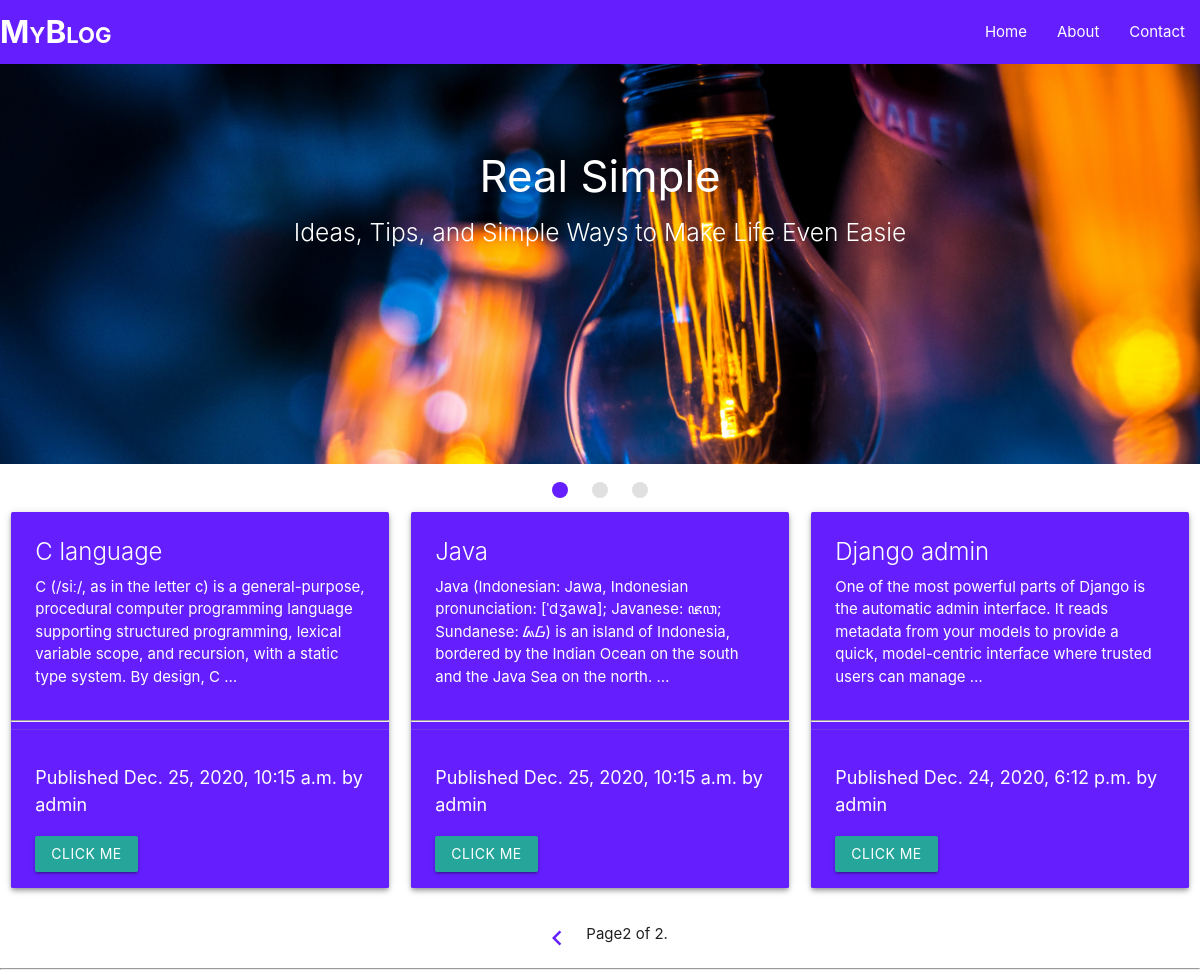
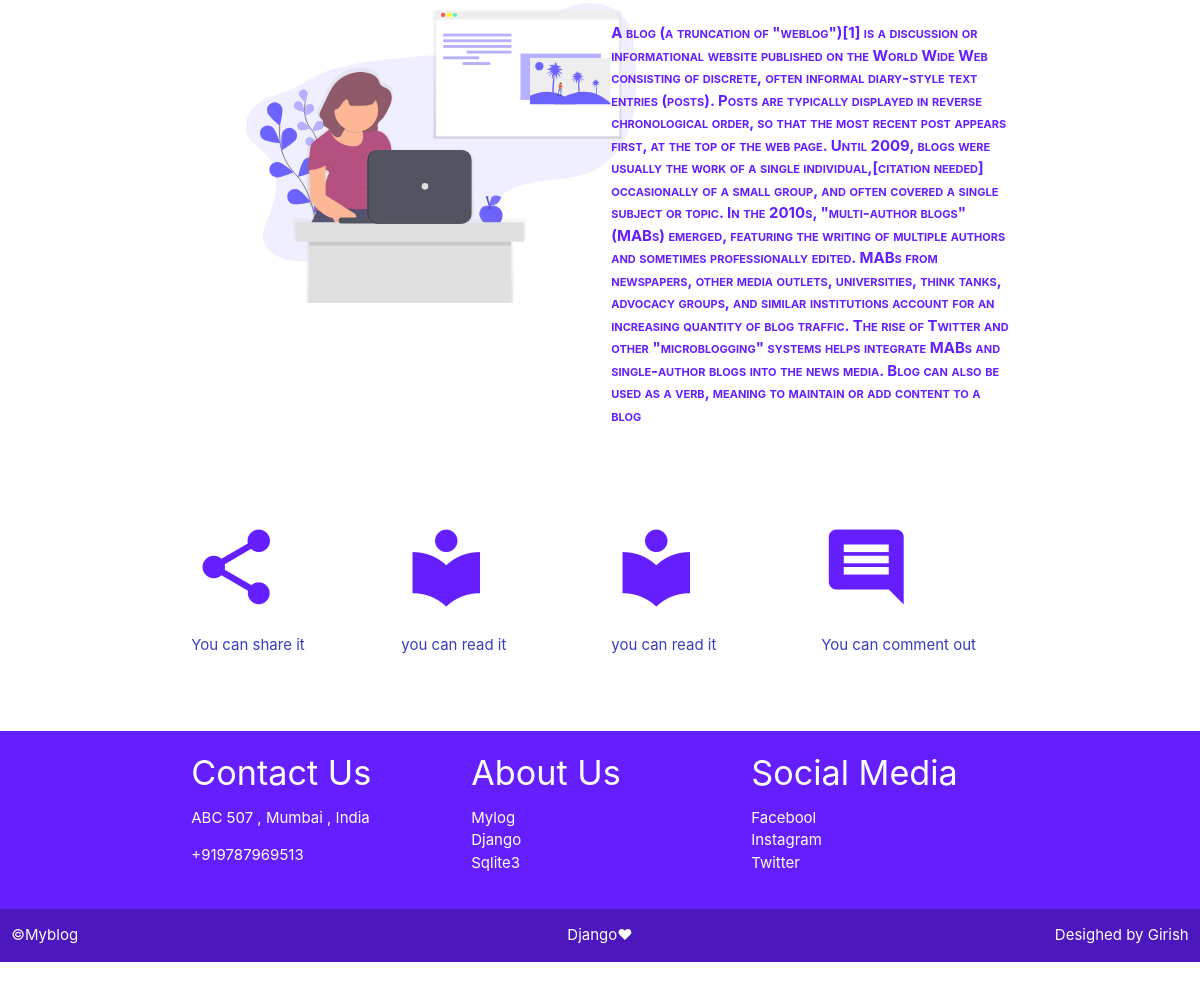
Screenshot of /blog/?page=2 with the database file from the repository (2 pictures, top to bottom).
### blog/models.py (models this page shows, shortened)
class Post(models.Model):
    STATUS_CHOICES = (
            ('draft' , 'Draft'),
            ('published' , 'Published'),
    )
    title = models.CharField(max_length=250)
    slug = models.SlugField(max_length=250,unique_for_date='publish')
    author = models.ForeignKey(User , on_delete=models.CASCADE , related_name='blog_post')
    body = models.TextField()
    publish = models.DateTimeField(default=timezone.now)
    created = models.DateTimeField(auto_now_add=True)
    updated = models.DateTimeField(auto_now_add=True)
    status = models.CharField(max_length=10 , choices=STATUS_CHOICES , default='draft')
    objects = models.Manager()
    published = PublishedManager()
    class Meta:
        ordering = ('-publish',)
    def get_absolute_url(self):
        return reverse('blog:post_detail' ,
         args=[self.publish.year ,
          self.publish.month ,
          self.publish.day ,
          self.slug])

### blog/views.py (the view)
# urls.py: path('', views.PostListView.as_view(), name='post_list'),
class PostListView(ListView):
    queryset = Post.published.all()
    context_object_name = 'posts'
    paginate_by = 3
    template_name = 'blog/post/list.html'

### blog/templates/blog/post/list.html (shortened to what this page needs)
{% extends "blog/base.html" %}
{% load static%}
{% block content %}
<section class="fslider">
        <div class="slider">
            <ul class="slides">
                <li>
                    <img src="{% static 'images/idea3.jpg' %}" alt="image1">
                    <div class="caption center-align white-text">
                        <h3>Real Simple</h3>
                        <h5 class="light text-lighten-3"> Ideas, Tips, and Simple Ways to Make Life Even Easie</h5>
                    </div>
                </li>
            </ul>
        </div>
</section>
  </div><div class="container-fluid">
        {% for post in posts %}
                    <div class="row">
                        <div class="col s12 m12 l4">
                        <div class="card hoverable deep-purple accent-3 z-depth-2">
                            <div class="card-content white-text">
                            <span class="card-title white-text ">{{ post.title }}</span>
                            <p>{{ post.body|truncatewords:30|linebreaks }}</p>
                            </div>
                            <hr class ="cardhr" >
                            <div class="card-action">
                            <p class="carddate">
                            Published {{ post.publish }} by {{ post.author }}
                            </p>
                            <a class="btn tooltipped" data-position="bottom" data-tooltip="view full blog" id = 'carda'  class= 'center-align'  href="{{ post.get_absolute_url }}">Click ME</a>
                            </div>
                        </div>
                        </div>
        {% endfor %}
</div>
<section class = 'pagination'>
    <div class ='container fpagination center-align'>
        {% include "blog/pagination.html" with page=page_obj %}
    </div>
</section>
<hr>
<section >
    <div class =' blogPicInfo container'>
        <div class ='row'>
            <div class = 'col l6 sm12  left-align '>
                <img   src="{% static 'images/undraw_blogging_vpvv.svg' %}" height = '300' width = '500' alt="image1">
            </div>
            <div class = 'col l6 sm12   '>
                <p class = 'blogInfo' >
                A blog (a truncation of "weblog")[1] is a discussion or informational website published on the World Wide Web consisting of discrete, often informal diary-style text entries (posts). Posts are typically displayed in reverse chronological order, so that the most recent post appears first, at the top of the web page. Until 2009, blogs were usually the work of a single individual,[citation needed] occasionally of a small group, and often covered a single subject or topic. In the 2010s, "multi-author blogs" (MABs) emerged, featuring the writing of multiple authors and sometimes professionally edited. MABs from newspapers, other media outlets, universities, think tanks, advocacy groups, and similar institutions account for an increasing quantity of blog traffic. The rise of Twitter and other "microblogging" systems helps integrate MABs and single-author blogs into the news media. Blog can also be used as a verb, meaning to maintain or add content to a blog
                </p>
            </div>
        </div>
    </div>
</section>
{% endblock %}

### blog/static/css/style.css (style rules this page uses)
.card { background-color: #383CC1; }
.carddate { color:white; font-size: larger; }
.card-title { color: #c9d1d8 !important; }
.blogInfo { color: #651fff ; font-weight: bold; font-variant: small-caps; font-size: 100%; margin-top: 5%; }

### rows the page displays
Post: title "C language", body "C (/siː/, as in the letter c) is a general-purpose, procedural computer programming language supporting structured programming, lexical variable scope, and recursion, with a static type system. By design, C …", publish "Dec. 25, 2020, 10:15 a.m.", author "admin"
Post: title "Java", body "Java (Indonesian: Jawa, Indonesian pronunciation: [ˈdʒawa]; Javanese: ꦗꦮ; Sundanese: ᮏᮝ) is an island of Indonesia, bordered by the Indian Ocean on the south and the Java Sea on the north. …", publish "Dec. 25, 2020, 10:15 a.m.", author "admin"
Post: title "Django admin", body "One of the most powerful parts of Django is the automatic admin interface. It reads metadata from your models to provide a quick, model-centric interface where trusted users can manage …", publish "Dec. 24, 2020, 6:12 p.m.", author "admin"

### other values shown
{{ page.number }} "2"
{{ page.paginator.num_pages }} "2"
